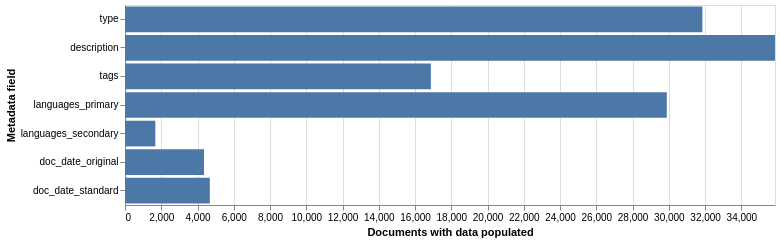

Notebook source saved alongside this figure:
### Code cell
field_order = ["type", "description", "tags", "languages_primary", "languages_secondary", "doc_date_original", "doc_date_standard"]

known_melted = known_unknown_melted[known_unknown_melted.status == "known"]

metadata_chart = alt.Chart(known_melted).mark_bar().encode(
    x=alt.X("documents", title="Documents with data populated").scale(domain=[0, total_documents]),
    y=alt.Y("field", title="Metadata field").scale(domain=field_order),
    # color=alt.Color("status").scale(domain=["known", "unknown"], range=["#7bac7b", "lightgray"]),
).properties(width=650, height=200)

metadata_chart

### Figure 1 — Vega-Lite specification as saved in the notebook (floating-point values rounded to 4 significant figures)
{"config": {"view": {"continuousWidth": 300, "continuousHeight": 300}}, "data": {"name": "data-5364b2cf40312953e606f2595e6f9fc5"}, "mark": {"type": "bar"}, "encoding": {"x": {"field": "documents", "scale": {"domain": [0, 35855]}, "title": "Documents with data populated", "type": "quantitative"}, "y": {"field": "field", "scale": {"domain": ["type", "description", "tags", "languages_primary", "languages_secondary", "doc_date_original", "doc_date_standard"]}, "title": "Metadata field", "type": "nominal"}}, "height": 200, "width": 650, "$schema": "https://vega.github.io/schema/vega-lite/v5.20.1.json", "datasets": {"data-5364b2cf40312953e606f2595e6f9fc5": [{"field": "type", "status": "known", "documents": 31850}, {"field": "description", "status": "known", "documents": 35854}, {"field": "tags", "status": "known", "documents": 16872}, {"field": "languages_primary", "status": "known", "documents": 29886}, {"field": "languages_secondary", "status": "known", "documents": 1673}, {"field": "doc_date_original", "status": "known", "documents": 4358}, {"field": "doc_date_standard", "status": "known", "documents": 4679}]}}
